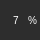
    <widget class="QFrame" name="frame_7">
     <property name="geometry">
      <rect>
       <x>1580</x>
       <y>310</y>
       <width>40</width>
       <height>40</height>
      </rect>
     </property>
     <property name="styleSheet">
      <string notr="true">QFrame{
background-color: rgb(45, 45, 45);
border-radius:20px;
}</string>
     </property>
     <property name="frameShape">
      <enum>QFrame::StyledPanel</enum>
     </property>
     <property name="frameShadow">
      <enum>QFrame::Plain</enum>
     </property>
     <widget class="QWidget" name="horizontalLayoutWidget_8">
      <property name="geometry">
       <rect>
        <x>6</x>
        <y>10</y>
        <width>32</width>
        <height>21</height>
       </rect>
      </property>
      <layout class="QHBoxLayout" name="horizontalLayout_8">
       <item>
        <widget class="QLabel" name="Finential_statistic1_20">
         <property name="styleSheet">
          <string notr="true">color:white;
background-color: rgba(255, 255, 255, 0);
font: 10px;
padding-left:5px;
text-align: right;</string>
         </property>
         <property name="text">
          <string>7</string>
         </property>
         <property name="wordWrap">
          <bool>true</bool>
         </property>
        </widget>
       </item>
       <item>
        <widget class="QLabel" name="Finential_statistic1_21">
         <property name="styleSheet">
          <string notr="true">color:white;
font: 10px;
background-color:rgba(255, 255, 255, 0);</string>
         </property>
         <property name="frameShadow">
          <enum>QFrame::Raised</enum>
         </property>
         <property name="text">
          <string>%</string>
         </property>
         <property name="wordWrap">
          <bool>true</bool>
         </property>
        </widget>
       </item>
      </layout>
     </widget>
    </widget>
